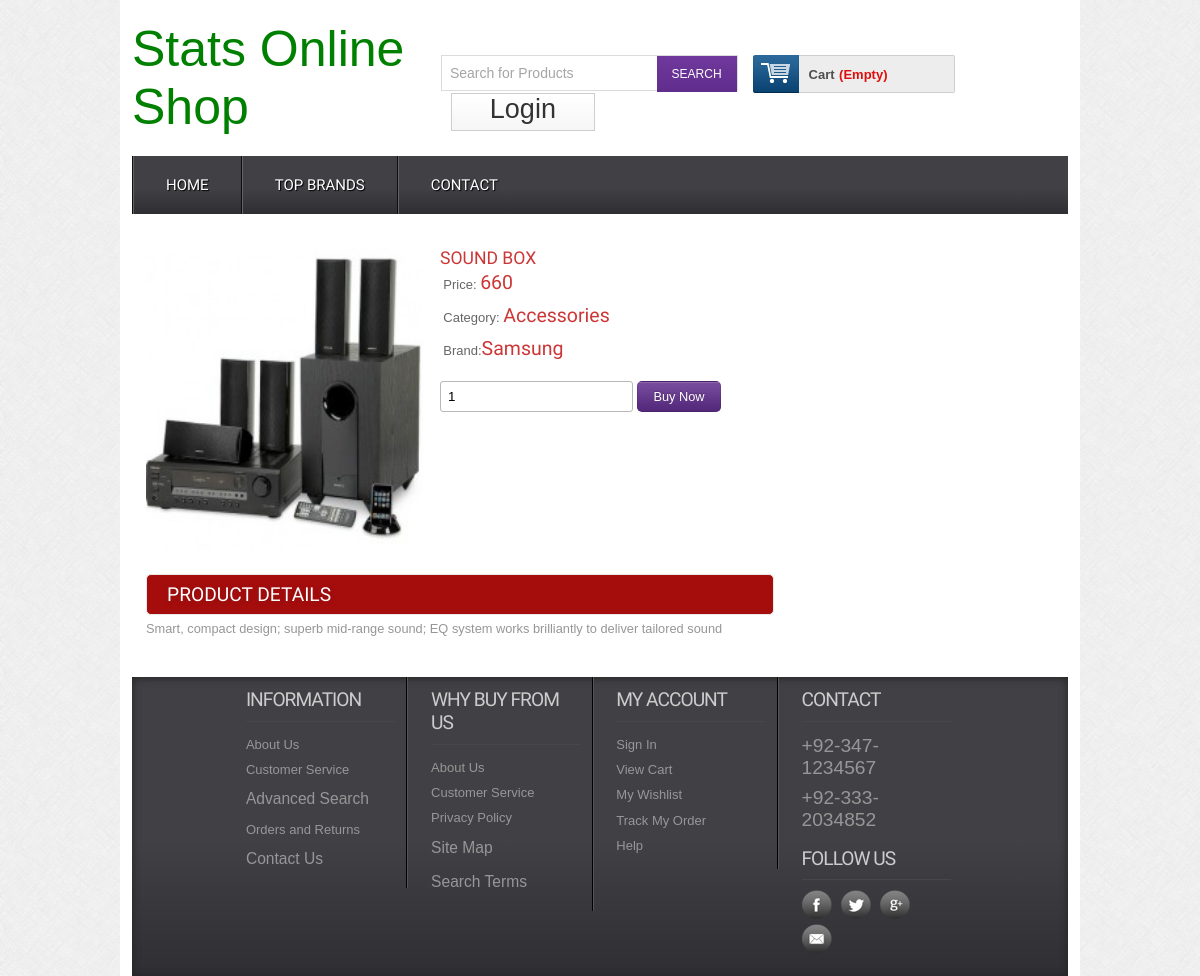
/details.php?proId=6, run on the app's committed database.
### tables this page shows
CREATE TABLE `tbl_product` (
  `productId` int(11) NOT NULL,
  `productName` varchar(255) NOT NULL,
  `catId` int(11) NOT NULL,
  `brandId` int(11) NOT NULL,
  `body` text NOT NULL,
  `price` float NOT NULL,
  `image` varchar(255) NOT NULL,
  `type` tinyint(4) NOT NULL DEFAULT 0
);

CREATE TABLE `tbl_category` (
  `catId` int(11) NOT NULL,
  `catName` varchar(255) NOT NULL
);

CREATE TABLE `tbl_brand` (
  `brandId` int(11) NOT NULL,
  `brandName` varchar(255) NOT NULL
);

### classes/Product.php (called while the page is built, shortened)
<?php
$filepath = realpath(dirname(__FILE__));
include_once($filepath.'/../lib/Database.php');
 ?>
<?php
class Product
{
    private $db;
    public function __construct()
    {
        $this->db = new Database();
    }
    public function getSingleProduct($proId)
    {
        $query = "SELECT p.*, c.catName, b.brandName
                    FROM tbl_product AS p, tbl_category AS c, tbl_brand AS b
                    WHERE p.catId = c.catId AND p.brandId = b.brandId AND p.productId = '$proId'";
        $result = $this->db->select($query);
        return $result;
    }
}

### lib/Database.php (called while the page is built, shortened)
<?php
class Database
{
    public $host   = DB_HOST;
    public $user   = DB_USER;
    public $pass   = DB_PASS;
    public $dbname = DB_NAME;
    public $link;
    private function connectDB()
    {
        $this->link = new mysqli(
            $this->host,
            $this->user,
            $this->pass,
            $this->dbname
        );
    }
    public function select($query)
    {
        $result = $this->link->query($query) or
        die($this->link->error . __LINE__);
        if ($result->num_rows > 0) {
            return $result;
        } else {
            return false;
        }
    }
}

### details.php (the view, shortened to what this page needs)
<?php include 'inc/header.php'; ?>
<?php
if (isset($_GET['proId'])) {
    $proId = preg_replace('/[^-a-zA-Z0-9_]/', '', $_GET['proId']);
}
?>
<div class="main">
	<div class="content">
		<div class="section group">
			<div class="cont-desc span_1_of_2">
				<?php
                $getPd = $pd->getSingleProduct($proId);
                if ($getPd) {
                    while ($result = $getPd->fetch_assoc()) {
                        ?>
				<div class="grid images_3_of_2">
					<img src="admin/<?php echo $result['image']; ?>" alt="" />
				</div>
				<div class="desc span_3_of_2">
					<h2><?php echo $result['productName']; ?></h2>
					<div class="price">
						<p>Price: <span><?php echo $result['price']; ?></span></p>
						<p>Category: <span><?php echo $result['catName']; ?></span></p>
						<p>Brand:<span><?php echo $result['brandName']; ?></span></p>
					</div>
					<div class="add-cart">
						<form action="" method="post">
							<input type="number" class="buyfield" name="quantity" value="1"/>
							<input type="submit" class="buysubmit" name="submit" value="Buy Now"/>
						</form>
					</div>
				</div>
				<div class="product-desc">
					<h2>Product Details</h2>
					<p><?php echo $result['body']; ?></p>
				</div>
				<?php
                    }
                } ?>
			</div>
		</div>
	</div>
<?php include 'inc/footer.php'; ?>

### css/style.css (style rules this page uses)
html,body,div,span,applet,object,iframe,h1,h2,h3,h4,h5,h6,p,blockquote,pre,a,abbr,acronym,address,big,cite,code,del,dfn,em,img,ins,kbd,q,s,samp,small,strike,strong,sub,sup,tt,var,b,u,i,dl,dt,dd,ol,nav ul,nav li,fieldset,form,label,legend,table,caption,tbody,tfoot,thead,tr,th,td,article,aside,canvas,details,embed,figure,figcaption,footer,header,hgroup,menu,nav,output,ruby,section,summary,time,mark,audio,video { margin:0;padding:0;border:0;font-size:100%;font:inherit;vertical-align:baseline; }
img { max-width:100%; }
body { font-family:Arial, Helvetica, sans-serif; background:url(../images/body_bg3.jpg); }
input[type="number"] { border: 1px solid #b8b8b8; border-radius: 3px; padding: 7px; }
.buysubmit { background: #602d8d url("../images/large-button-overlay.png") repeat scroll 0 0; border: 1px solid rgba(0, 0, 0, 0.1); border-radius: 5px; color: #fff; font-family: Arial,"Helvetica Neue","Helvetica",Tahoma,Verdana,sans-serif; font-size: 0.8em; padding: 7px 15px; text-shadow: 0 -1px 1px rgba(0, 0, 0, 0.25); cursor:pointer; outline:none; }
.section { clear: both; padding: 0px; margin: 0px; }
.group:before, .group:after { content:""; display:table; }
.group:after { clear:both; }
.group { zoom:1; }
.content { padding:20px 0; background:#FFF; }
.content h2 { font-size:23px; color:#6C6C6C; font-family: 'Monda', sans-serif; }
.cont-desc { display: block; float:left; clear:both; }
.cont-desc:first-child { margin-left: 0; }
.desc { display: block; float:left; margin: 0% 0 0% 2.6%; }
.span_1_of_2 { width: 67.1%; padding:1.5%; }
.images_3_of_2 { width: 44.2%; float:left; text-align:center; }
.span_3_of_2 { width: 53.2%; }
.images_3_of_2 img { height: 302px; max-width: 100%; width: 100%; }
.span_3_of_2 h2 { font-family: 'Monda', sans-serif; font-size:1.1em; color: #CC3636; font-weight : normal; margin-top: 0px; text-transform:uppercase; }
.span_3_of_2 p { font-size:0.8125em; padding:0.3em 0; color:#969696; line-height: 1.6em; font-family : verdana, arial, helvetica, helve, sans-serif; }
.price p { font-size:0.8125em; padding:1.5% 1%; color: #666; vertical-align:top; }
.price p span { font-size:1.5em; font-family: 'Monda', sans-serif; color: #CC3636; }
.add-cart { padding-top:15px; }
.product-desc,.product-tags { clear:both; padding-top:20px; }
.product-desc h2,.product-tags h2 { padding:8px 20px; background:#a50d0d; border: 1px solid #EBE8E8; border-radius: 5px; -webkit-border-radius: 5px; -moz-border-radius: 5px; -o-border-radius: 5px; font-family: 'Monda', sans-serif; font-size:1.2em; color:#FFF; text-transform: uppercase; text-shadow:0 1px 5px rgba(34, 34, 34, 0.17); }
.product-desc p { font-size: 0.8em; padding: 0.3em 0; color: #969696; line-height: 1.6em; font-family: verdana, arial, helvetica, helve, sans-serif; }

### data on the page
tbl_product: image (picture), productName "SOUND BOX", price "660", catId.catName "Accessories", brandId.brandName "Samsung", body "Smart, compact design; superb mid-range sound; EQ system works brilliantly to deliver tailored sound"
